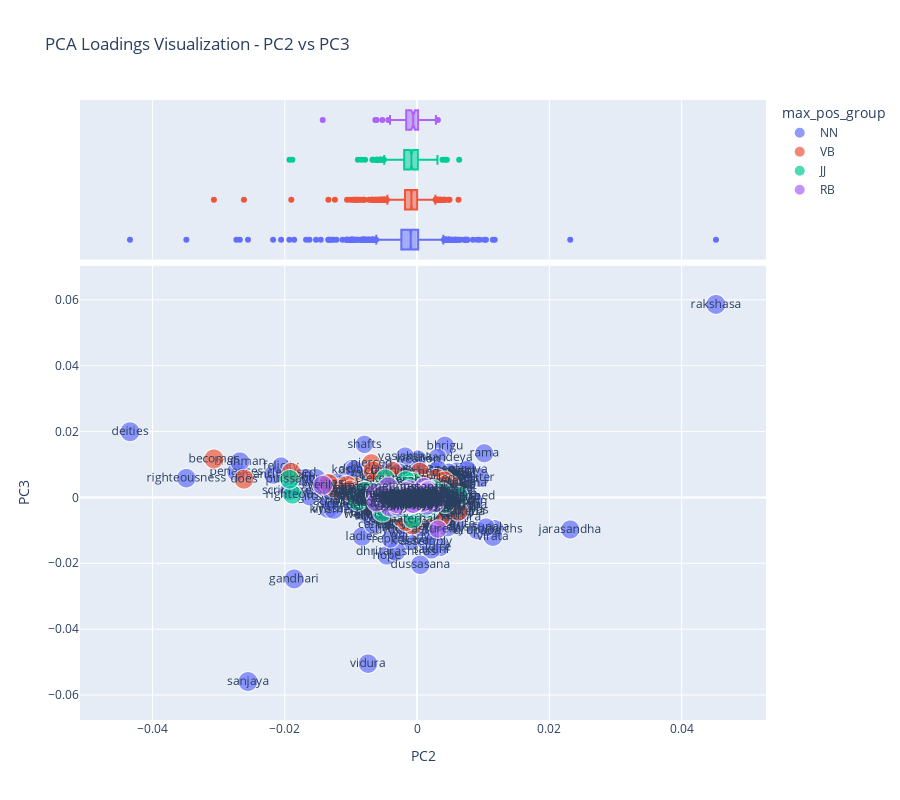

The code cell stored with this chart in its notebook:
### Code cell
fig12load = vis_loadings(LOADINGS2, 1, 2)
fig12load.write_html("../plots/PC23_load.html")
fig12load.show()

### Figure 1 — Plotly figure (JSON) as saved in the notebook; plotly's stock layout.template omitted (floating-point values rounded to 4 significant figures; data arrays with more than 128 entries replaced by an {"elided": "..."} marker saying what was removed)
{"data": [{"hovertemplate": "<b>%{hovertext}</b><br><br>max_pos_group=NN<br>PC1=%{x}<br>PC2=%{y}<br>dfidf=%{marker.size}<br>term_str=%{text}<extra></extra>", "hovertext": {"elided": "1597 str values"}, "legendgroup": "NN", "marker": {"color": "#636efa", "size": {"elided": "1597 float values"}, "sizemode": "area", "sizeref": 0.1313, "symbol": "circle"}, "mode": "markers+text", "name": "NN", "showlegend": true, "text": {"elided": "1597 str values"}, "type": "scattergl", "x": {"elided": "1597 float values"}, "xaxis": "x", "y": {"elided": "1597 float values"}, "yaxis": "y"}, {"alignmentgroup": "True", "hovertemplate": "<b>%{hovertext}</b><br><br>max_pos_group=NN<br>PC1=%{x}<extra></extra>", "hovertext": {"elided": "1597 str values"}, "legendgroup": "NN", "marker": {"color": "#636efa", "symbol": "circle"}, "name": "NN", "notched": true, "offsetgroup": "NN", "showlegend": false, "type": "box", "x": {"elided": "1597 float values"}, "xaxis": "x2", "yaxis": "y2"}, {"hovertemplate": "<b>%{hovertext}</b><br><br>max_pos_group=VB<br>PC1=%{x}<br>PC2=%{y}<br>dfidf=%{marker.size}<br>term_str=%{text}<extra></extra>", "hovertext": {"elided": "1015 str values"}, "legendgroup": "VB", "marker": {"color": "#EF553B", "size": {"elided": "1015 float values"}, "sizemode": "area", "sizeref": 0.1313, "symbol": "circle"}, "mode": "markers+text", "name": "VB", "showlegend": true, "text": {"elided": "1015 str values"}, "type": "scattergl", "x": {"elided": "1015 float values"}, "xaxis": "x", "y": {"elided": "1015 float values"}, "yaxis": "y"}, {"alignmentgroup": "True", "hovertemplate": "<b>%{hovertext}</b><br><br>max_pos_group=VB<br>PC1=%{x}<extra></extra>", "hovertext": {"elided": "1015 str values"}, "legendgroup": "VB", "marker": {"color": "#EF553B", "symbol": "circle"}, "name": "VB", "notched": true, "offsetgroup": "VB", "showlegend": false, "type": "box", "x": {"elided": "1015 float values"}, "xaxis": "x2", "yaxis": "y2"}, {"hovertemplate": "<b>%{hovertext}</b><br><br>max_pos_group=JJ<br>PC1=%{x}<br>PC2=%{y}<br>dfidf=%{marker.size}<br>term_str=%{text}<extra></extra>", "hovertext": {"elided": "364 str values"}, "legendgroup": "JJ", "marker": {"color": "#00cc96", "size": {"elided": "364 float values"}, "sizemode": "area", "sizeref": 0.1313, "symbol": "circle"}, "mode": "markers+text", "name": "JJ", "showlegend": true, "text": {"elided": "364 str values"}, "type": "scattergl", "x": {"elided": "364 float values"}, "xaxis": "x", "y": {"elided": "364 float values"}, "yaxis": "y"}, {"alignmentgroup": "True", "hovertemplate": "<b>%{hovertext}</b><br><br>max_pos_group=JJ<br>PC1=%{x}<extra></extra>", "hovertext": {"elided": "364 str values"}, "legendgroup": "JJ", "marker": {"color": "#00cc96", "symbol": "circle"}, "name": "JJ", "notched": true, "offsetgroup": "JJ", "showlegend": false, "type": "box", "x": {"elided": "364 float values"}, "xaxis": "x2", "yaxis": "y2"}, {"hovertemplate": "<b>%{hovertext}</b><br><br>max_pos_group=RB<br>PC1=%{x}<br>PC2=%{y}<br>dfidf=%{marker.size}<br>term_str=%{text}<extra></extra>", "hovertext": ["verily", "speedily", "sometimes", "longer", "meanwhile", "deeply", "really", "similarly", "properly", "surely", "fully", "everywhere", "perfectly", "fearlessly", "far", "equally", "entirely", "worldly", "firmly", "forcibly", "fast", "immediately", "folly", "happily", "carefully", "almost", "aside", "further", "loudly", "especially", "easily", "completely", "incessantly", "agreeably", "smilingly", "instead", "constantly", "forward", "gradually", "righteously", "frequently", "slowly", "fiercely", "accordingly", "wholly", "continually", "scarcely", "asleep", "thereby", "mentally", "often", "vigorously", "perhaps", "actually", "ceaselessly", "extremely", "furiously", "enough", "singly", "separately", "respectfully", "quite", "generally", "exactly", "naturally", "assuredly", "joyfully", "presently", "adhere", "subsequently", "twice", "simply", "lastly", "instantly", "virtuously", "respectively", "quietly", "previously", "reverentially", "hastily", "gently", "falsely", "alike", "sweetly", "rather", "finally", "wrathfully", "ahead", "particularly", "deceitfully", "regardless", "heavily", "humbly", "kindly", "violently", "eagerly", "gladly", "brightly", "anywhere", "utterly", "sinfully", "specially", "secretly", "softly"], "legendgroup": "RB", "marker": {"color": "#ab63fa", "size": [52.54, 46.03, 51.96, 45.4, 47.78, 52.14, 52.3, 52.3, 49.72, 44.74, 48.3, 49.72, 50.51, 52.54, 50.87, 50.51, 52.14, 49.64, 50.51, 51.48, 51.73, 51.73, 51.96, 51.96, 52.3, 50.51, 52.54, 51.73, 52.41, 51.73, 52.3, 52.42, 51.67, 52.14, 52.41, 52.42, 52.41, 52.41, 51.67, 46.15, 51.48, 52.14, 51.93, 52.14, 50.61, 50.61, 52.41, 52.3, 52.3, 52.5, 52.5, 44.27, 50.61, 46.98, 45.25, 52.3, 45.25, 52.14, 48.43, 52.14, 51.93, 50.15, 47.74, 49.07, 49.07, 44.27, 49.07, 46.15, 44.27, 45.25, 47.74, 46.98, 44.27, 46.98, 44.27, 49.07, 47.74, 48.43, 46.98, 50.15, 49.07, 44.27, 46.15, 46.15, 50.15, 44.27, 44.27, 44.27, 49.64, 45.25, 44.27, 46.98, 45.25, 44.27, 47.74, 45.25, 48.43, 46.15, 45.25, 44.27, 44.27, 45.25, 44.27, 46.15], "sizemode": "area", "sizeref": 0.1313, "symbol": "circle"}, "mode": "markers+text", "name": "RB", "showlegend": true, "text": ["verily", "speedily", "sometimes", "longer", "meanwhile", "deeply", "really", "similarly", "properly", "surely", "fully", "everywhere", "perfectly", "fearlessly", "far", "equally", "entirely", "worldly", "firmly", "forcibly", "fast", "immediately", "folly", "happily", "carefully", "almost", "aside", "further", "loudly", "especially", "easily", "completely", "incessantly", "agreeably", "smilingly", "instead", "constantly", "forward", "gradually", "righteously", "frequently", "slowly", "fiercely", "accordingly", "wholly", "continually", "scarcely", "asleep", "thereby", "mentally", "often", "vigorously", "perhaps", "actually", "ceaselessly", "extremely", "furiously", "enough", "singly", "separately", "respectfully", "quite", "generally", "exactly", "naturally", "assuredly", "joyfully", "presently", "adhere", "subsequently", "twice", "simply", "lastly", "instantly", "virtuously", "respectively", "quietly", "previously", "reverentially", "hastily", "gently", "falsely", "alike", "sweetly", "rather", "finally", "wrathfully", "ahead", "particularly", "deceitfully", "regardless", "heavily", "humbly", "kindly", "violently", "eagerly", "gladly", "brightly", "anywhere", "utterly", "sinfully", "specially", "secretly", "softly"], "type": "scattergl", "x": [-0.01426, -6.002e-05, -0.004347, -0.003553, 0.0006322, -0.002652, -0.004091, -0.006302, -0.003441, 0.002587, -0.00154, -0.002319, -0.001023, -0.001871, -0.0007276, -0.002748, -0.002241, -0.006126, -0.001404, 0.0002925, -0.001756, -0.001165, -0.002939, 0.0007591, -0.001885, 0.000229, -0.001152, 0.0004767, 0.0002774, -0.001442, -0.001793, -0.001645, 1.964e-05, -0.00306, 0.0009977, -0.00087, -0.001556, 0.0006868, -0.002634, -0.005255, -0.0005492, -6.418e-05, -0.0003604, -0.002196, -0.002069, -0.002105, 0.001873, 0.002499, 0.0006994, -0.000388, 4.186e-05, -0.001208, 0.001205, -0.002014, -0.001749, 0.002604, -0.0002115, 0.001427, -0.0005599, -0.0006626, 0.0007906, -7.988e-05, -0.001637, -0.0001623, -0.0006422, 0.003153, 0.0007038, -0.0002092, -0.001289, -0.0002331, -0.001124, -0.0003512, -0.00105, 0.00103, -0.0006246, -0.001777, -0.0004795, -0.0007938, 0.0009106, 0.002852, -0.0005947, -0.001014, -0.001609, 0.00165, 0.001043, -0.0004659, -0.0004127, 5.351e-05, -0.0005992, -0.0009829, -0.001427, -0.0001585, -0.0002521, -0.0008223, 0.001309, -0.0001664, 0.001459, -0.0003788, 8.723e-05, -0.0004341, -0.001065, 0.0004737, -0.0005704, -0.0004589], "xaxis": "x", "y": [0.003716, 0.0007392, 0.003242, 0.001145, 0.001712, 0.001125, -0.002874, 0.001188, -0.000428, -0.0003618, -0.001637, 0.00113, -0.0005646, 0.0008945, -0.0009015, -0.0009204, -0.000386, -0.001412, -0.0009911, 0.0001486, 0.00108, 0.002367, -0.002592, 0.0004386, -0.001816, 0.001216, 0.0006667, -0.00143, -0.0009313, -0.001636, 0.0003114, 0.0018, 0.001211, -0.001835, -0.0005086, 0.0008298, -0.0002392, 0.0005301, 0.0005982, 0.0008155, 0.0001646, -0.0004191, -0.0001481, 0.0002404, -0.0002769, 0.0002419, -0.001263, 0.0006478, 0.0008942, 0.0003893, -0.0006548, 0.001203, -0.001749, 0.0002979, 0.0006286, -0.001579, 0.0006674, -0.002335, -1.234e-05, -0.001086, -0.001466, -0.0007581, 6.033e-06, 0.0002903, -0.0009715, -0.009599, 0.0005434, -0.0002799, 0.0003968, 0.0008311, 0.0007604, -0.001811, -0.001118, 0.003219, -0.002226, 0.0003431, -0.001792, 0.0009462, 0.000166, -0.0003874, -0.0007289, -0.001069, 0.0004633, 0.002366, 0.0009366, 0.0001152, 0.0002292, 0.000727, -1.14e-05, -0.002313, 0.000337, -0.0007586, -0.0008352, -0.002052, 0.001415, -0.001431, 0.00189, 0.0006742, 0.001387, -8.681e-05, -0.0006153, 0.0002883, -0.002032, -0.0001904], "yaxis": "y"}, {"alignmentgroup": "True", "hovertemplate": "<b>%{hovertext}</b><br><br>max_pos_group=RB<br>PC1=%{x}<extra></extra>", "hovertext": ["verily", "speedily", "sometimes", "longer", "meanwhile", "deeply", "really", "similarly", "properly", "surely", "fully", "everywhere", "perfectly", "fearlessly", "far", "equally", "entirely", "worldly", "firmly", "forcibly", "fast", "immediately", "folly", "happily", "carefully", "almost", "aside", "further", "loudly", "especially", "easily", "completely", "incessantly", "agreeably", "smilingly", "instead", "constantly", "forward", "gradually", "righteously", "frequently", "slowly", "fiercely", "accordingly", "wholly", "continually", "scarcely", "asleep", "thereby", "mentally", "often", "vigorously", "perhaps", "actually", "ceaselessly", "extremely", "furiously", "enough", "singly", "separately", "respectfully", "quite", "generally", "exactly", "naturally", "assuredly", "joyfully", "presently", "adhere", "subsequently", "twice", "simply", "lastly", "instantly", "virtuously", "respectively", "quietly", "previously", "reverentially", "hastily", "gently", "falsely", "alike", "sweetly", "rather", "finally", "wrathfully", "ahead", "particularly", "deceitfully", "regardless", "heavily", "humbly", "kindly", "violently", "eagerly", "gladly", "brightly", "anywhere", "utterly", "sinfully", "specially", "secretly", "softly"], "legendgroup": "RB", "marker": {"color": "#ab63fa", "symbol": "circle"}, "name": "RB", "notched": true, "offsetgroup": "RB", "showlegend": false, "type": "box", "x": [-0.01426, -6.002e-05, -0.004347, -0.003553, 0.0006322, -0.002652, -0.004091, -0.006302, -0.003441, 0.002587, -0.00154, -0.002319, -0.001023, -0.001871, -0.0007276, -0.002748, -0.002241, -0.006126, -0.001404, 0.0002925, -0.001756, -0.001165, -0.002939, 0.0007591, -0.001885, 0.000229, -0.001152, 0.0004767, 0.0002774, -0.001442, -0.001793, -0.001645, 1.964e-05, -0.00306, 0.0009977, -0.00087, -0.001556, 0.0006868, -0.002634, -0.005255, -0.0005492, -6.418e-05, -0.0003604, -0.002196, -0.002069, -0.002105, 0.001873, 0.002499, 0.0006994, -0.000388, 4.186e-05, -0.001208, 0.001205, -0.002014, -0.001749, 0.002604, -0.0002115, 0.001427, -0.0005599, -0.0006626, 0.0007906, -7.988e-05, -0.001637, -0.0001623, -0.0006422, 0.003153, 0.0007038, -0.0002092, -0.001289, -0.0002331, -0.001124, -0.0003512, -0.00105, 0.00103, -0.0006246, -0.001777, -0.0004795, -0.0007938, 0.0009106, 0.002852, -0.0005947, -0.001014, -0.001609, 0.00165, 0.001043, -0.0004659, -0.0004127, 5.351e-05, -0.0005992, -0.0009829, -0.001427, -0.0001585, -0.0002521, -0.0008223, 0.001309, -0.0001664, 0.001459, -0.0003788, 8.723e-05, -0.0004341, -0.001065, 0.0004737, -0.0005704, -0.0004589], "xaxis": "x2", "yaxis": "y2"}], "layout": {"height": 800, "legend": {"itemsizing": "constant", "title": {"text": "max_pos_group"}, "tracegroupgap": 0}, "title": {"text": "PCA Loadings Visualization - PC2 vs PC3"}, "xaxis": {"anchor": "y", "domain": [0, 1], "title": {"text": "PC2"}}, "xaxis2": {"anchor": "y2", "domain": [0, 1], "matches": "x", "showgrid": true, "showticklabels": false}, "yaxis": {"anchor": "x", "domain": [0, 0.7326], "title": {"text": "PC3"}}, "yaxis2": {"anchor": "x2", "domain": [0.7426, 1], "matches": "y2", "showgrid": false, "showline": false, "showticklabels": false, "ticks": ""}}}
